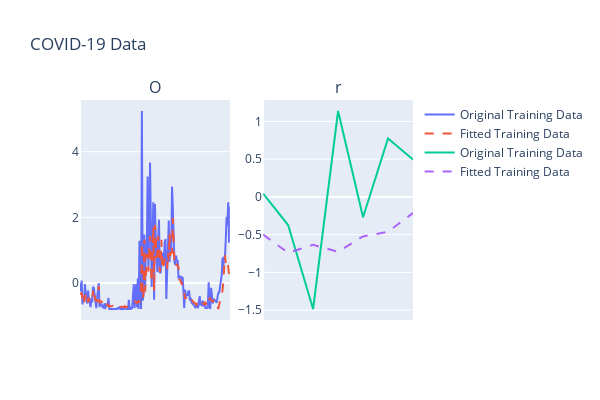

Notebook code for this chart:
### Markdown cell above
### GRU

### Code cell
gru_model = Sequential()
gru_model.add(GRU(100, dropout=0.2, return_sequences=False, input_shape=(X_train_seq.shape[1], X_train_seq.shape[2])))
gru_model.add(Dense(8, activation='relu'))
gru_model.add(Dense(1, activation='linear'))
set_epsilon(1)
gru_model.compile(optimizer=Adam(learning_rate=0.001), loss=MeanAbsoluteError(), metrics=[MeanAbsolutePercentageError()])
gru_model.summary()


# training
early_stopping = EarlyStopping(monitor='val_loss', patience=20, restore_best_weights=True)
reduce_lr = ReduceLROnPlateau(monitor='val_loss', factor=0.9, patience=5, min_lr=0.00000001)

history = gru_model.fit(X_train_seq, y_train_seq, epochs=200, batch_size=32, validation_split=0.2, verbose=1)


# plot the loss function
plt.plot(history.history['loss'], label='Training loss')
plt.plot(history.history['val_loss'], label='Validation loss')
plt.legend()


# visualization the result
y_pred_train = gru_model.predict(X_train_seq).reshape(-1,1)
y_pred_test = gru_model.predict(X_test_seq).reshape(-1,1)

num_dates = len(df['Date'])
step = max(1, num_dates // 15)
display_dates = df['Date'][::step]

fig = make_subplots(
    rows=1, cols=2,
    subplot_titles=("Original Training Data"),
    shared_xaxes=True
)

fig.add_trace(go.Scatter(x=np.arange(len(X_train) - sequence_length + 1), y=y_train_seq.flatten(), mode='lines', name='Original Training Data'), row=1, col=1)
fig.add_trace(go.Scatter(x=np.arange(len(X_train) - sequence_length + 1), y=y_pred_train.flatten(), mode='lines', name='Fitted Training Data', line=dict(dash='dash')), row=1, col=1)

fig.add_trace(go.Scatter(x=np.arange(len(X_test) - sequence_length + 1), y=y_test_seq.flatten(), mode='lines', name='Original Training Data'), row=1, col=2)
fig.add_trace(go.Scatter(x=np.arange(len(X_test) - sequence_length + 1), y=y_pred_test.flatten(), mode='lines', name='Fitted Training Data', line=dict(dash='dash')), row=1, col=2)

fig.update_layout(
    height=400, width=600,
    title_text="COVID-19 Data",
    hovermode='x unified'
)

for i in range(1, 2):
    for j in range(1, 3):
        fig.update_xaxes(
            tickvals=display_dates,
            tickformat="%b %d\n%Y",
            tickangle=45,
            row=i, col=j
        )
fig.show()


# Compute score metrics
# Convert to tensors
y_true_tf = tf.convert_to_tensor(y_test_seq.reshape(-1), dtype=tf.float32)
y_pred_tf = tf.convert_to_tensor(y_pred_test.reshape(-1), dtype=tf.float32)

# Initialize the metrics
mae_metric = tf.keras.metrics.MeanAbsoluteError()
mse_metric = tf.keras.metrics.MeanSquaredError()

# Update the state with the true and predicted values
mae_metric.update_state(y_true_tf, y_pred_tf)
mse_metric.update_state(y_true_tf, y_pred_tf)

# Calculate MAE and MSE
mae = mae_metric.result().numpy()
mse = mse_metric.result().numpy()

# Calculate RMSE
rmse = np.sqrt(mse)

# Calculate R² score
total_error = tf.reduce_sum(tf.square(y_true_tf - tf.reduce_mean(y_true_tf)))
unexplained_error = tf.reduce_sum(tf.square(y_true_tf - y_pred_tf))
r2_score = 1 - tf.divide(unexplained_error, total_error).numpy()

print(f"MAE: {mae}")
print(f"RMSE: {rmse}")
print(f"R² score: {r2_score}")


# save the model
gru_model.save("./checkpoints/gru.h5")

### Figure 1 — Plotly figure (JSON) as saved in the notebook; plotly's stock layout.template omitted (floating-point values rounded to 4 significant figures; data arrays with more than 128 entries replaced by an {"elided": "..."} marker saying what was removed)
{"data": [{"mode": "lines", "name": "Original Training Data", "type": "scatter", "x": {"elided": "186 int values"}, "xaxis": "x", "y": {"elided": "185 float values"}, "yaxis": "y"}, {"line": {"dash": "dash"}, "mode": "lines", "name": "Fitted Training Data", "type": "scatter", "x": {"elided": "186 int values"}, "xaxis": "x", "y": {"elided": "185 float values"}, "yaxis": "y"}, {"mode": "lines", "name": "Original Training Data", "type": "scatter", "x": [0, 1, 2, 3, 4, 5, 6, 7], "xaxis": "x2", "y": [0.04342, -0.3734, -1.485, 1.138, -0.2692, 0.7728, 0.495], "yaxis": "y2"}, {"line": {"dash": "dash"}, "mode": "lines", "name": "Fitted Training Data", "type": "scatter", "x": [0, 1, 2, 3, 4, 5, 6, 7], "xaxis": "x2", "y": [-0.5004, -0.7409, -0.6353, -0.7265, -0.5234, -0.4618, -0.2129], "yaxis": "y2"}], "layout": {"annotations": [{"font": {"size": 16}, "showarrow": false, "text": "O", "x": 0.225, "xanchor": "center", "xref": "paper", "y": 1, "yanchor": "bottom", "yref": "paper"}, {"font": {"size": 16}, "showarrow": false, "text": "r", "x": 0.775, "xanchor": "center", "xref": "paper", "y": 1, "yanchor": "bottom", "yref": "paper"}], "height": 400, "hovermode": "x unified", "title": {"text": "COVID-19 Data"}, "width": 600, "xaxis": {"anchor": "y", "domain": [0, 0.45], "tickangle": 45, "tickformat": "%b %d\n%Y", "tickvals": ["2021-04-05T00:00:00", "2021-04-18T00:00:00", "2021-05-01T00:00:00", "2021-05-14T00:00:00", "2021-05-27T00:00:00", "2021-06-09T00:00:00", "2021-06-22T00:00:00", "2021-07-05T00:00:00", "2021-07-18T00:00:00", "2021-07-31T00:00:00", "2021-08-13T00:00:00", "2021-08-26T00:00:00", "2021-09-08T00:00:00", "2021-09-21T00:00:00", "2021-10-04T00:00:00", "2021-10-17T00:00:00"]}, "xaxis2": {"anchor": "y2", "domain": [0.55, 1], "tickangle": 45, "tickformat": "%b %d\n%Y", "tickvals": ["2021-04-05T00:00:00", "2021-04-18T00:00:00", "2021-05-01T00:00:00", "2021-05-14T00:00:00", "2021-05-27T00:00:00", "2021-06-09T00:00:00", "2021-06-22T00:00:00", "2021-07-05T00:00:00", "2021-07-18T00:00:00", "2021-07-31T00:00:00", "2021-08-13T00:00:00", "2021-08-26T00:00:00", "2021-09-08T00:00:00", "2021-09-21T00:00:00", "2021-10-04T00:00:00", "2021-10-17T00:00:00"]}, "yaxis": {"anchor": "x", "domain": [0, 1]}, "yaxis2": {"anchor": "x2", "domain": [0, 1]}}}
